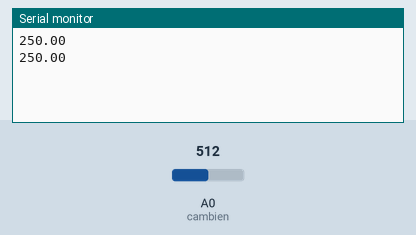
Bench run of a sketch on a simulated Arduino Uno, built with avr-gcc and run on an emulated ATmega328P. On the bench: the last lines printed to the serial monitor. Inputs (shaded band) come from the test bench; at power-on: A0 (cambien) = 512.

Above: at 1.8 s.
1.9 s: A0 (cambien) set to 716
At 2.8 s:
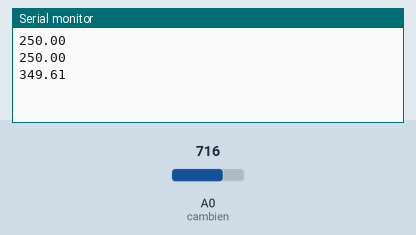
3.4 s: A0 (cambien) set to 900
At 4.4 s:
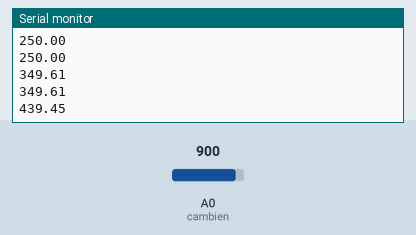
Timing chart, 0 to 6.4 s (numbered marks = the images above; inputs shaded):
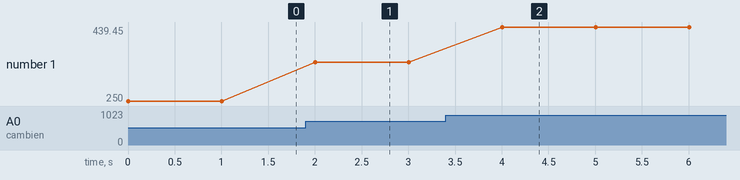

Measured:
- after the input at 1.9 s, the serial monitor: prints a new line after 0.10 s (image 1)
- after the input at 3.4 s, the serial monitor: prints a new line after 0.60 s (image 2)
- plotted number 1: 250 → 349.61 after the input at 1.9 s, 349.61 → 439.45 after the input at 3.4 s

The sketch:

LM35.ino
```cpp
int cambien= A0;
void setup() {
  // put your setup code here, to run once:
Serial.begin(9600);
}

void loop() {
  // put your main code here, to run repeatedly:
int reading = analogRead(cambien);
float voltage = reading *5 /1024.0;
float temp = voltage *100.0;
Serial.println(temp);
delay(1000);
}
```
